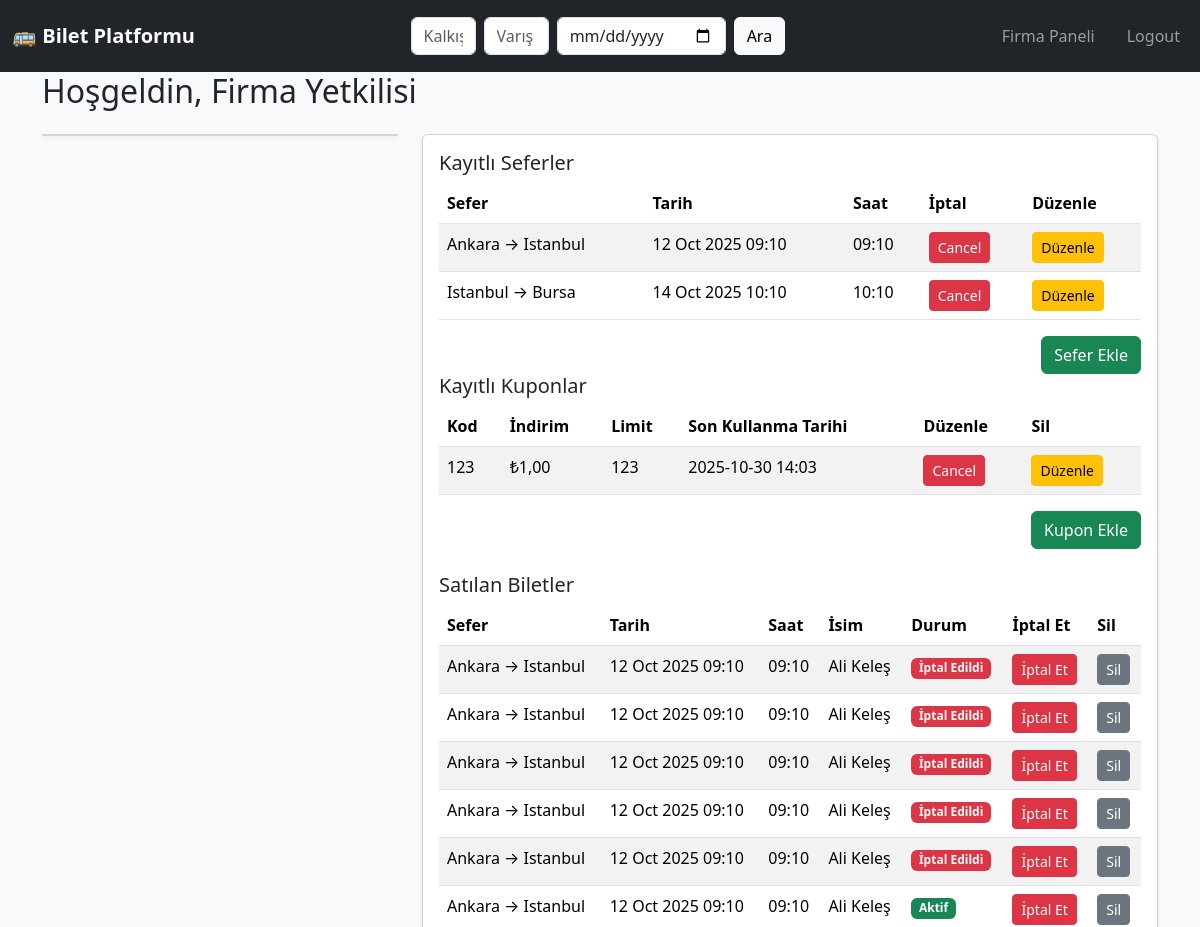
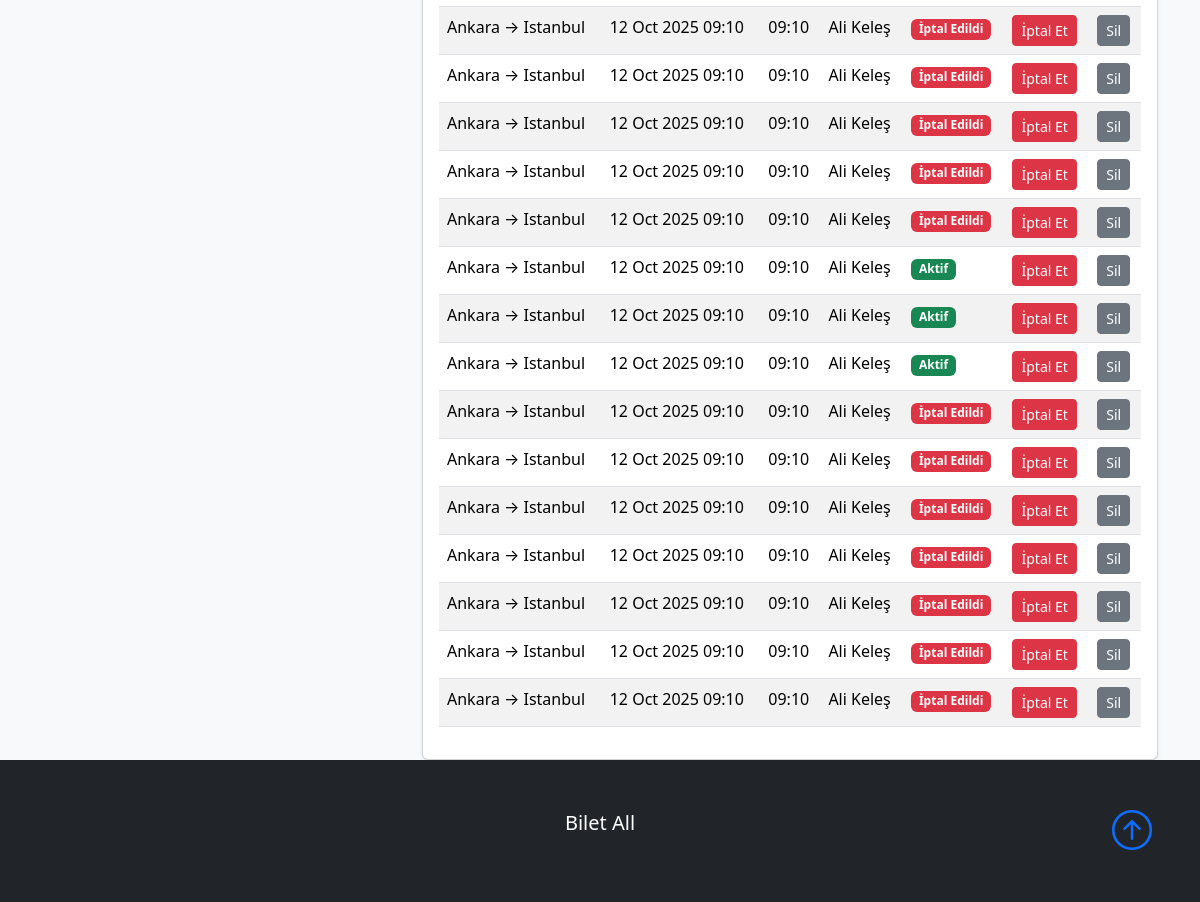
Before: /company_panel.php (signed in) with the older database file (2 pictures, top to bottom).
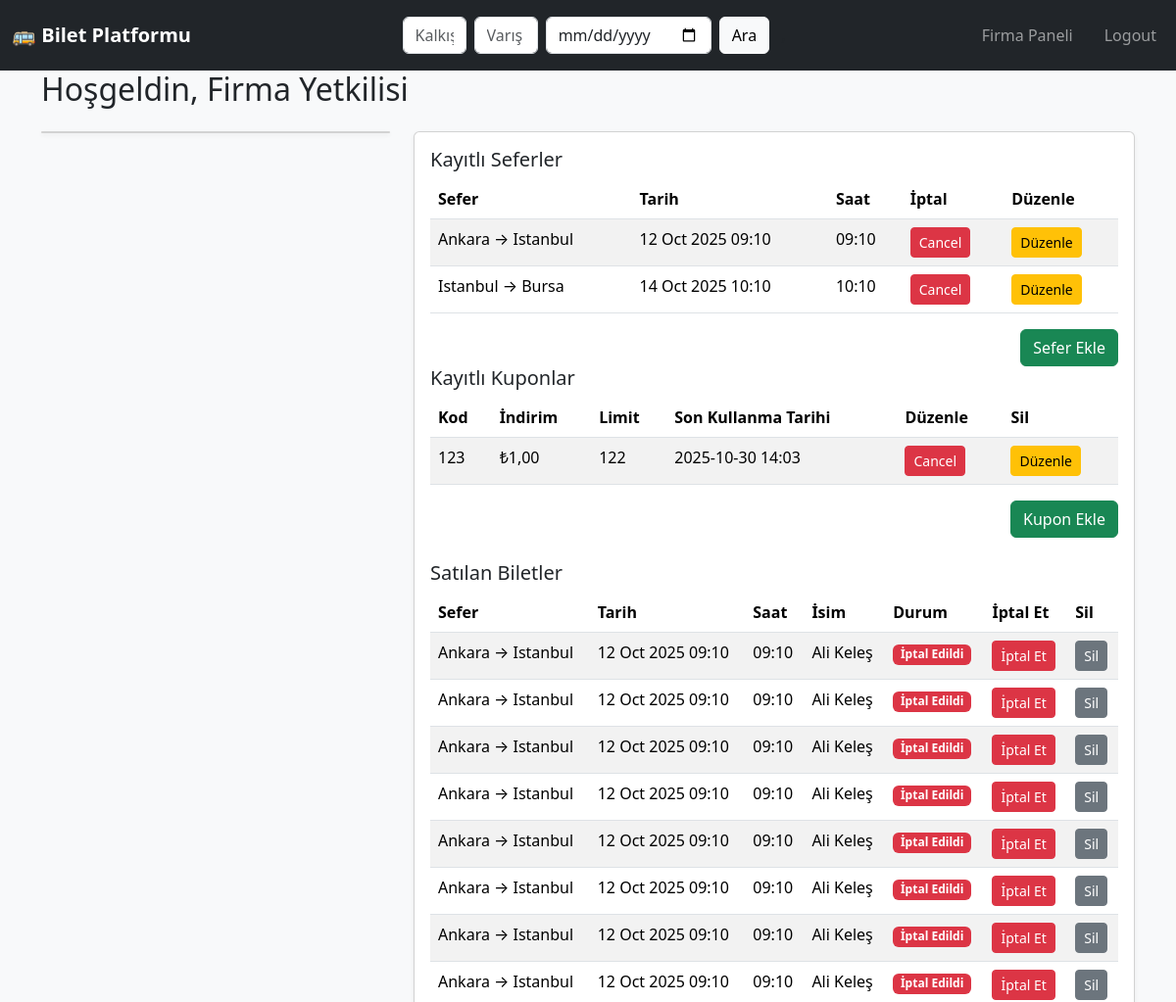
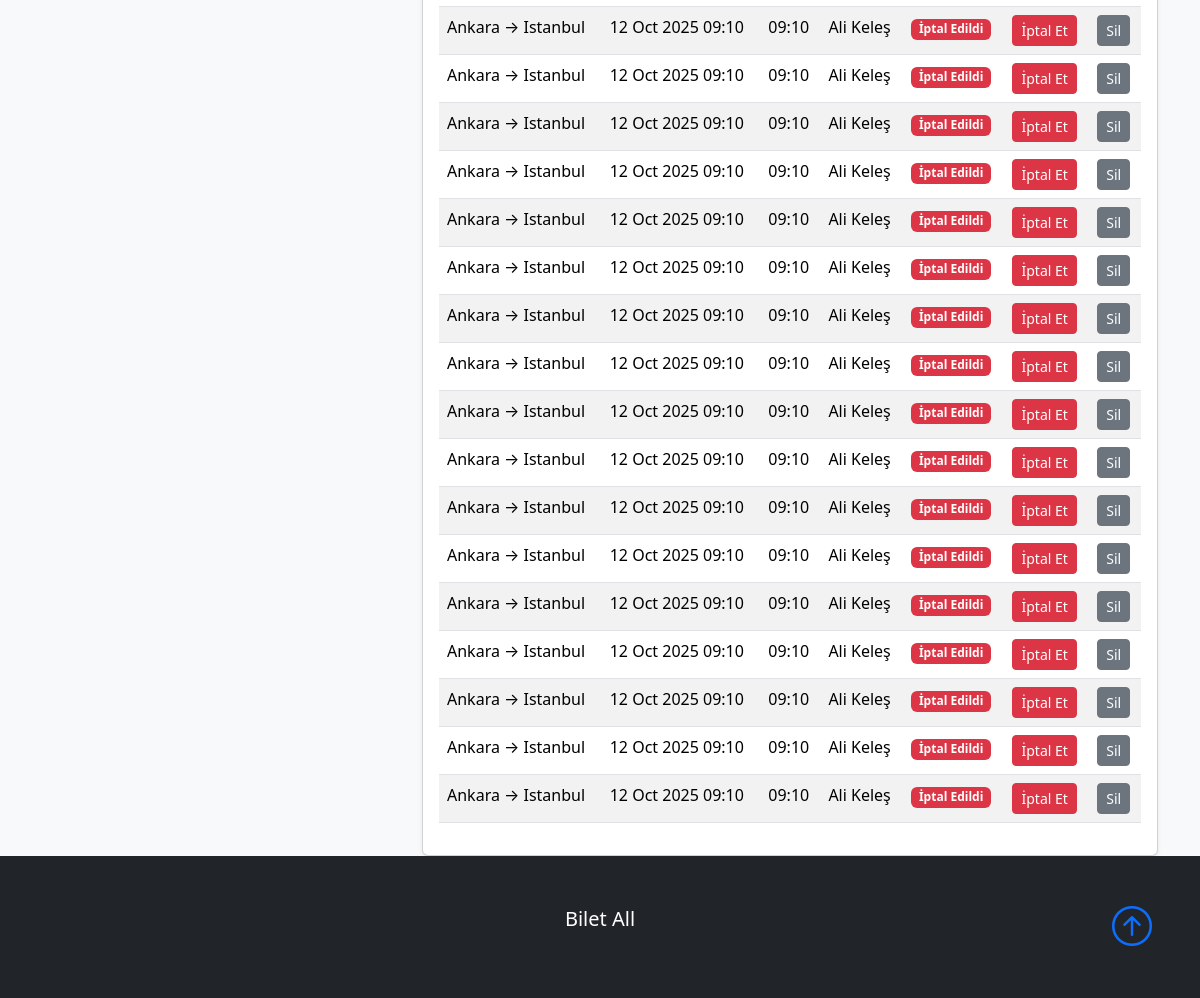
After: the same page with the newer database file (2 pictures, top to bottom).
### tables this page shows
CREATE TABLE Trips (
    id TEXT PRIMARY KEY,                          -- UUID
    company_id TEXT NOT NULL,
    destination_city TEXT NOT NULL,
    arrival_time DATETIME NOT NULL,
    departure_time DATETIME NOT NULL,
    departure_city TEXT NOT NULL,
    price REAL NOT NULL,
    capacity INTEGER NOT NULL,
    created_date TIMESTAMP DEFAULT CURRENT_TIMESTAMP,
    FOREIGN KEY (company_id) REFERENCES Bus_Company(id)
);

CREATE TABLE Coupons (
    id TEXT PRIMARY KEY,                          -- UUID
    code TEXT UNIQUE NOT NULL,
    discount REAL NOT NULL,
    company_id TEXT,                              -- Nullable FK (if null, coupon is admin)
    usage_limit INTEGER NOT NULL,
    expire_date DATETIME NOT NULL,
    created_at TIMESTAMP DEFAULT CURRENT_TIMESTAMP,
    FOREIGN KEY (company_id) REFERENCES Bus_Company(id)
);

CREATE TABLE Tickets (
    id TEXT PRIMARY KEY,                          -- UUID
    trip_id TEXT NOT NULL,
    user_id TEXT NOT NULL,
    status TEXT CHECK(status IN ('active', 'cancelled', 'expired')) DEFAULT 'active',
    total_price REAL NOT NULL,
    created_at TIMESTAMP DEFAULT CURRENT_TIMESTAMP,
    FOREIGN KEY (trip_id) REFERENCES Trips(id),
    FOREIGN KEY (user_id) REFERENCES User(id)
);

CREATE TABLE User (
    id TEXT PRIMARY KEY,                         -- UUID
    full_name TEXT NOT NULL,
    email TEXT UNIQUE NOT NULL,
    role TEXT CHECK(role IN ('user', 'company', 'admin')) NOT NULL DEFAULT 'user',
    password TEXT NOT NULL,
    company_id TEXT,                              -- Nullable FK (only for company users)
    balance REAL DEFAULT 800,
    created_at TIMESTAMP DEFAULT CURRENT_TIMESTAMP,
    FOREIGN KEY (company_id) REFERENCES Bus_Company(id)
);

### src/auth.php (called while the page is built, shortened)
<?php
require_once __DIR__ . '/db_connect.php';
include_once __DIR__ . '/../src/helper.php';
function isAdmin()
{
    return isset($_SESSION['role']) && $_SESSION['role'] === 'admin';
}
function isCompany()
{
    return isset($_SESSION['role']) && $_SESSION['role'] === 'company';
}
?>

### src/helper.php (called while the page is built, shortened)
<?php
require_once __DIR__ . '/../src/auth.php';
function get_company_trips($company_id) {
    require __DIR__ . '/db_connect.php';
    $stmt = $db->prepare('SELECT id, company_id, destination_city, departure_city, departure_time, price capacity, created_date
        FROM Trips
        WHERE company_id = :company_id
        ORDER BY created_date DESC');
    $stmt->bindValue(':company_id', $company_id, PDO::PARAM_STR);
    $stmt->execute();
    return $stmt->fetchAll(PDO::FETCH_ASSOC);
}
function get_company_coupons($company_id) {
    global $db;
        $stmt = $db->prepare('SELECT * FROM Coupons WHERE company_id = :company_id ORDER BY created_at DESC');
        $stmt->bindValue(':company_id', $company_id, PDO::PARAM_STR);
        $stmt->execute();
    return $stmt->fetchAll(PDO::FETCH_ASSOC);
}
function get_company_tickets($company_id) {
    global $db;
    $stmt = $db->prepare('SELECT t.id, tr.departure_city, tr.destination_city, tr.departure_time, t.status, tr.capacity, u.full_name
        FROM Tickets t
        JOIN Trips tr ON t.trip_id = tr.id
        JOIN User u ON t.user_id = u.id
        WHERE tr.company_id = :company_id
        ORDER BY t.created_at DESC');
    $stmt->bindValue(':company_id', $company_id);
    $stmt->execute();
    return $stmt->fetchAll(PDO::FETCH_ASSOC);
}
?>

### public/company_panel.php (the view, shortened to what this page needs)
<?php
require_once __DIR__ . '/../src/auth.php';
require_once __DIR__ .'/../src/helper.php';
include 'header.php';
$company_id = $_SESSION['company_id'];
$full_name = $_SESSION['full_name'] ?? '';
$trips = get_company_trips($company_id);
$coupons = get_company_coupons($company_id);
$tickets = get_company_tickets($company_id);
?>
<div class="main-content">
  <div class="container">
  <h2 class="mb-4">Hoşgeldin, <?= htmlspecialchars($full_name) ?></h2>
    <div class="row g-4">
      <div class="col-md-4">
        <div class="card text-center shadow-sm">
        </div>
      </div>
      <div class="col-md-8">
        <div class="card shadow-sm">
          <div class="card-body">
            <h5 class="card-title">Kayıtlı Seferler</h5>
            <table class="table table-striped">
              <thead>
                <tr>
                  <th>Sefer</th>
                  <th>Tarih</th>
                  <th>Saat</th>
                  <th>İptal</th>
                  <th>Düzenle</th>
                </tr>
              </thead>
              <tbody>
                <?php if (empty($trips)): ?>
                  <tr><td colspan="3" class="text-center">Firmanıza kayıtlı sefer bulunmamaktadır..</td></tr>
                <?php else: ?>
                  <?php foreach ($trips as $trip): ?>
                    <tr>
                      <td><?= htmlspecialchars($trip['departure_city']) ?> → <?= htmlspecialchars($trip['destination_city']) ?></td>
                      <td><?= date('d M Y  h:m', strtotime($trip['departure_time'])) ?></td>
                      <td><?= date('H:m', strtotime($trip['departure_time'])) ?></td>
                      <td>
                        <form action="cancel_trip.php" method="POST" style="display:inline;">
                        <button type="submit" class="btn btn-danger btn-sm">Cancel</button>
                        </form>
                      </td>
                      <td>
                        <form action="edit_trip.php" method="POST" style="display:inline;">
                        <a href="edit_trip.php?trip_id=<?= $trip['id'] ?>" class="btn btn-sm btn-warning">Düzenle</a>
                        </form>
                      </td>
                    </tr>
                  <?php endforeach; ?>
                <?php endif; ?>
              </tbody>
            </table>
            <div class="mt-3 text-end">
                <a href="add_trip.php" class="btn btn-success">Sefer Ekle</a>
            </div>
            <h5 class="card-title">Kayıtlı Kuponlar</h5>
            <table class="table table-striped">
              <thead>
                <tr>
                  <th>Kod</th>
                  <th>İndirim</th>
                  <th>Limit</th>
                  <th>Son Kullanma Tarihi</th>
                  <th>Düzenle</th>
                  <th>Sil</th>
                </tr>
              </thead>
              <tbody>
                <?php if (empty($coupons)): ?>
                  <tr><td colspan="3" class="text-center">Firmanıza kayıtlı Kupon bulunmamaktadır..</td></tr>
                <?php else: ?>
                  <?php foreach ($coupons as $coupon): ?>
                    <tr>
                      <td><?= htmlspecialchars($coupon['code']) ?></td>
                      <td>₺<?= number_format($coupon['discount'], 2, ',', '.') ?></td>
                      <td><?= htmlspecialchars($coupon['usage_limit']) ?></td>
                      <td><?= date('Y-m-d H:i', strtotime($coupon['expire_date'])) ?></td>
                      <td>
                        <form action="cancel_coupon.php" method="POST" style="display:inline;">
                            <button type="submit" class="btn btn-danger btn-sm">Cancel</button>
                        </form>
                      </td>
                      <td>
                      <form action="edit_coupon.php" method="POST" style="display:inline;">
                            <button type="submit" class="btn btn-warning btn-sm">Düzenle</button>
                        </form>
                      </td>
                    </tr>
                  <?php endforeach; ?>
                <?php endif; ?>
              </tbody>
            </table>
            <div class="mt-3 text-end">
                <a href="add_coupon.php" class="btn btn-success">Kupon Ekle</a>
            </div>
            <h5 class="card-title mt-4">Satılan Biletler</h5>
            <table class="table table-striped">
              <thead>
                <tr>
                  <th>Sefer</th>
                  <th>Tarih</th>
                  <th>Saat</th>
                  <th>İsim</th>
                  <th>Durum</th>
                  <th>İptal Et</th>
                  <th>Sil</th>
                </tr>
              </thead>
              <tbody>
                <?php if (empty($tickets)): ?>
                  <tr><td colspan="3" class="text-center">Kayıtlı bilet bulunamadı.</td></tr>
                <?php else: ?>
                  <?php foreach ($tickets as $ticket): ?>
                    <tr>
                      <td><?= htmlspecialchars($ticket['departure_city']) ?> → <?= htmlspecialchars($ticket['destination_city']) ?></td>
                      <td><?= date('d M Y  h:m', strtotime($ticket['departure_time'])) ?></td>
                      <td><?= date('H:m', strtotime($ticket['departure_time'])) ?></td>
                      <td><?= htmlspecialchars($ticket['full_name']) ?></td>
                      <td>
                        <?php if ($ticket['status'] === 'active'): ?>
                          <span class="badge bg-success">Aktif</span>
                        <?php elseif ($ticket['status'] === 'cancelled'): ?>
                          <span class="badge bg-danger">İptal Edildi</span>
                        <?php else: ?>
                          <span class="badge bg-secondary">Süresi Doldu</span>
                        <?php endif; ?>
                      </td>
                      <td>
                        <form action="cancel_ticket.php" method="POST" style="display:inline;">
                            <button type="submit" class="btn btn-danger btn-sm">İptal Et</button>
                        </form>
                      </td>
                      <td>
                        <form action="delete_history.php" method="POST" style="display:inline;">
                            <button type="submit" class="btn btn-secondary btn-sm">Sil</button>
                        </form>
                      </td>
                    </tr>
                  <?php endforeach; ?>
                <?php endif; ?>
              </tbody>
            </table>
          </div>
        </div>
      </div>
    </div>
  </div>
</div>
<?php include 'footer.php'; ?>

### public/header.php (shortened to what this page needs)
<?php
require_once __DIR__ . '/../src/auth.php';
?>
<!DOCTYPE html>
<html lang="tr">
  <head>
    <link href="https://cdn.jsdelivr.net/npm/bootstrap@5.3.3/dist/css/bootstrap.min.css" rel="stylesheet">
    <link href="view/css/style.css" rel="stylesheet">
  </head>
  <body class="bg-light">
    <nav id="mainNavbar" class="navbar navbar-expand-lg bg-dark navbar-dark py-3">
      <div class="container">
        <div class="d-flex w-100 align-items-center justify-content-between flex-wrap">
          <a class="navbar-brand fw-bold" href="index.php">🚌 Bilet Platformu</a>
        </div>
      </div>
      <div class="container">
          <div class="flex-grow-1 d-flex justify-content-center order-3 order-lg-2 my-2 my-lg-0">
            <form class="d-flex w-100" style="max-width:500px;" method="GET" action="searchresults.php">
              <input class="form-control me-2" type="text" name="from" placeholder="Kalkış" required>
              <input class="form-control me-2" type="text" name="to" placeholder="Varış" required>
              <input class="form-control me-2" type="date" name="date" required>
              <button class="btn btn-light" type="submit">Ara</button>
            </form>
          </div>
      </div>,
      <div class="container">
            <div class="collapse navbar-collapse" id="navmenu">
              <ul class="navbar-nav ms-auto mb-2 mb-lg-0">
                <?php if (isset($_SESSION['user_id'])): ?>
                  <?php if (isAdmin()): ?>
                    <li class="nav-item me-3"><a class="nav-link" href="admin_panel.php">Admin Paneli</a></li>
                    <li class="nav-item"><a class="nav-link" href="logout.php">Logout</a></li>
                  <?php elseif (isCompany()): ?>
                    <li class="nav-item me-3"><a class="nav-link" href="company_panel.php">Firma Paneli</a></li>
                    <li class="nav-item"><a class="nav-link" href="logout.php">Logout</a></li>
                  <?php else: ?>
                    <li class="nav-item me-3"><a class="nav-link" href="dashboard.php">Dashboard</a></li>
                    <li class="nav-item"><a class="nav-link" href="logout.php">Logout</a></li>
                  <?php endif; ?>
                <?php else: ?>
                  <li class="nav-item me-3"><a class="nav-link" href="login.php">Login</a></li>
                  <li class="nav-item"><a class="nav-link" href="register.php">Register</a></li>
                <?php endif; ?>
              </ul>
            </div>
          </div>
    </nav>
  </body>
</html>

### public/footer.php (shortened to what this page needs)
<html>
  <head>
    <link
      href="https://cdn.jsdelivr.net/npm/bootstrap@5.3.3/dist/css/bootstrap.min.css"
      rel="stylesheet">
    <link
      rel="stylesheet"
      href="https://cdn.jsdelivr.net/npm/bootstrap-icons@1.3.0/font/bootstrap-icons.css"
    />
    <link href="view/css/style.css" rel="stylesheet">
  </head>
  <body>
    <footer class="p-5 bg-dark text-white text-center position-relative">
      <div class="container">
        <p class="lead">Bilet All</p>
        <a href="#" class="position-absolute bottom-0 end-0 p-5">
          <i class="bi bi-arrow-up-circle h1"></i>
        </a>
      </div>
    </footer>
  </body>
</html>

### public/view/css/style.css (style rules this page uses)
html, body { height: 100%; }
body { display: flex; flex-direction: column; min-height: 100vh; }
.main-content { flex: 1; }
footer { background-color: #f8f9fa; padding: 20px 0; text-align: center; margin-top: auto; }

Changed rows visible on the page:
changed coupons: usage_limit "123" → "122"
added tickets: trip.departure_city "Ankara", trip.destination_city "Istanbul", trip.departure_time "12 Oct 2025 09:10", trip.departure_time "09:10", user.full_name "Ali Keleş", status "İptal Edildi"
added tickets: trip.departure_city "Ankara", trip.destination_city "Istanbul", trip.departure_time "12 Oct 2025 09:10", trip.departure_time "09:10", user.full_name "Ali Keleş", status "İptal Edildi"
added tickets: trip.departure_city "Ankara", trip.destination_city "Istanbul", trip.departure_time "12 Oct 2025 09:10", trip.departure_time "09:10", user.full_name "Ali Keleş", status "İptal Edildi"
added tickets: trip.departure_city "Ankara", trip.destination_city "Istanbul", trip.departure_time "12 Oct 2025 09:10", trip.departure_time "09:10", user.full_name "Ali Keleş", status "İptal Edildi"
changed tickets (number 10 of 25 on the later page): status "Aktif" → "İptal Edildi"
changed tickets (number 16 of 25 on the later page): status "Aktif" → "İptal Edildi"
changed tickets (number 17 of 25 on the later page): status "Aktif" → "İptal Edildi"
changed tickets (number 18 of 25 on the later page): status "Aktif" → "İptal Edildi"
